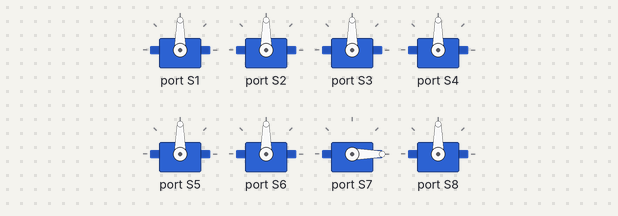
Recording of a program running on a simulated BBC micro:bit (MakeCode). Parts: 8 × servo. At 2.2 s the program stops and its outputs stay as they are.

Above: at 0.1 s.
At 0.91 s:
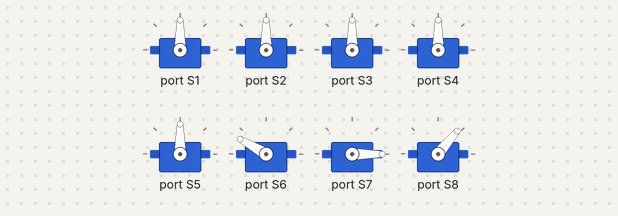
At 1.61 s:
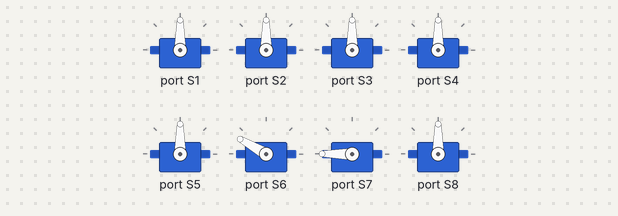
At 2.2 s:
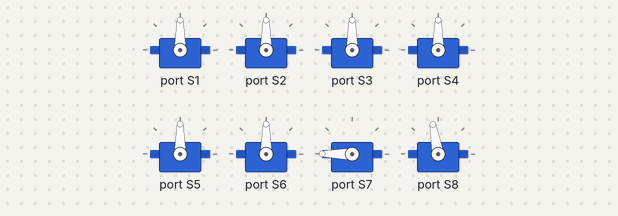
Timing chart, 0 to 3.7 s (numbered marks = the images above):
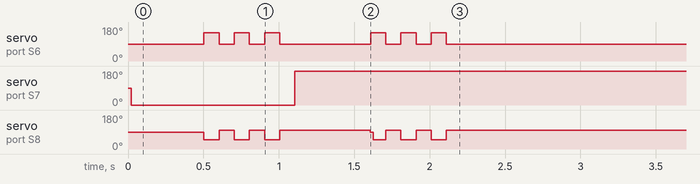

The program:

main.ts
```typescript
function Braç_dret_abaix () {

}
function Braç_esq_al_front () {
    robotbit.Servo(robotbit.Servos.S7, 0)
    basic.pause(500)
    robotbit.Servo(robotbit.Servos.S8, 90)
}
function inicial () {
    robotbit.Servo(robotbit.Servos.S1, 90)
    robotbit.Servo(robotbit.Servos.S2, 90)
    robotbit.Servo(robotbit.Servos.S3, 90)
    robotbit.Servo(robotbit.Servos.S4, 90)
    robotbit.Servo(robotbit.Servos.S5, 90)
    robotbit.Servo(robotbit.Servos.S6, 90)
    robotbit.Servo(robotbit.Servos.S7, 90)
    robotbit.Servo(robotbit.Servos.S8, 90)
}
function Saluda () {
    for (let index = 0; index < 3; index++) {
        robotbit.Servo(robotbit.Servos.S8, 50)
        robotbit.Servo(robotbit.Servos.S6, 150)
        basic.pause(100)
        robotbit.Servo(robotbit.Servos.S8, 100)
        robotbit.Servo(robotbit.Servos.S6, 90)
        basic.pause(100)
    }
}
function Braç_esq_abaix () {

}
function Braç_dret_al_front () {
    robotbit.Servo(robotbit.Servos.S7, 180)
    basic.pause(500)
    robotbit.Servo(robotbit.Servos.S8, 90)
}
inicial()
Braç_esq_al_front()
Braç_esq_abaix()
Saluda()
Braç_dret_al_front()
Braç_dret_abaix()
Saluda()
```

test.ts
```typescript
// aquí va el archivo "tests"; esto no se compilará cuando este paquete se utilice como una extensión.
```
